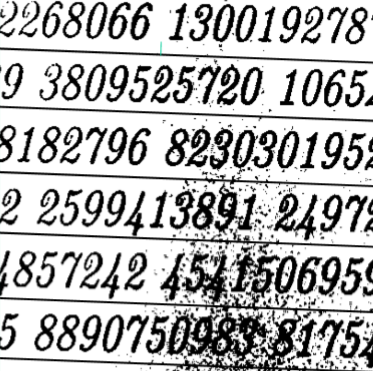
#> input picture digits.png, 373 x 371 px
$ python 'Extract board.py'
#> lines starting #> are read from the running program, lines starting #| are printed output that depends on the picture; after the words box and inside, x2 and y2 are one past the last pixel; in counts of white or black regions, pixels touching at a corner belong together
import cv2
import numpy as np

img = cv2.imread('digits.png')
#> img is the input picture: shape (371, 373, 3); mean B, G, R 182.3, 182.3, 182.3
img_gray = cv2.imread('digits.png',0)
#> img_gray: shape (371, 373); min 0, max 255, mean 182.3

img_blur =  cv2.GaussianBlur(img_gray,(9,9),1)
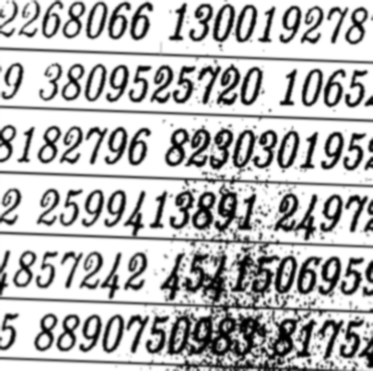
#> img_blur: shape (371, 373); min 0, max 255, mean 182.3

ret, thresh = cv2.threshold(img_blur,77, 255, cv2.THRESH_BINARY_INV)
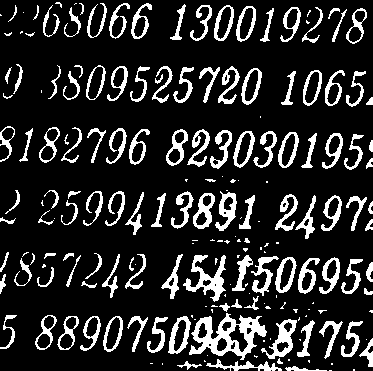
#> thresh: shape (371, 373); 16.6% white; 195 white regions (72 under 20 px), largest, box (x1, y1, x2, y2) and area: (189, 313, 267, 360) 1571, (183, 255, 226, 302) 749, (261, 319, 297, 359) 514

kernel = np.ones((2,2),np.uint8)
opening = cv2.dilate(thresh, kernel)
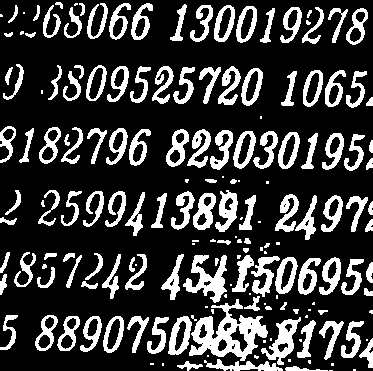
#> opening: shape (371, 373); 23.4% white; 177 white regions (49 under 20 px), largest, box (x1, y1, x2, y2) and area: (189, 299, 268, 361) 2076, (183, 255, 227, 303) 943, (261, 317, 301, 365) 700
opening = cv2.erode(opening, kernel)
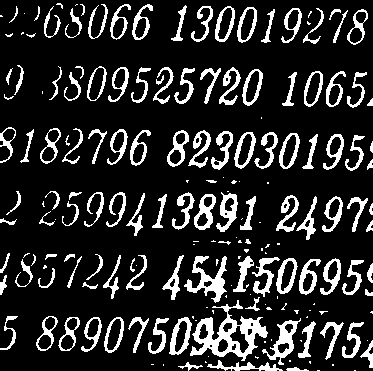
#> opening: shape (371, 373); 16.6% white; 189 white regions (68 under 20 px)

contours, hierarchy = cv2.findContours(image=opening, mode=cv2.RETR_TREE,
							method=cv2.CHAIN_APPROX_SIMPLE)
#> contours = 244 contours, 90 with area under 20; largest, box (x1, y1, x2, y2) and area: (190, 300, 268, 361) 1998, (184, 256, 227, 303) 662, (262, 318, 301, 365) 589, (169, 317, 192, 355) 540, (276, 258, 298, 294) 502

for cnt in contours:
	x,y,w,h = cv2.boundingRect(cnt)
	cv2.rectangle(img,(x,y),(x+w,y+h),(0,255, 0),2)
#> this loop made 244 passes
#> (x, y, w, h) on passes 3, 7, 11: (286, 367, 23, 4), (178, 362, 25, 9), (207, 360, 76, 11)
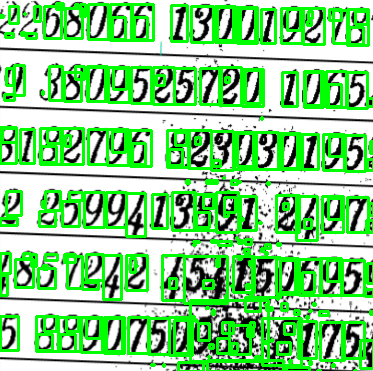
#> img: shape (371, 373, 3); mean B, G, R 137.7, 208.2, 137.7

cv2.imshow('Drawed contours', img)
cv2.imwrite('mydigits.jpg',img)

cv2.waitKey(0)
